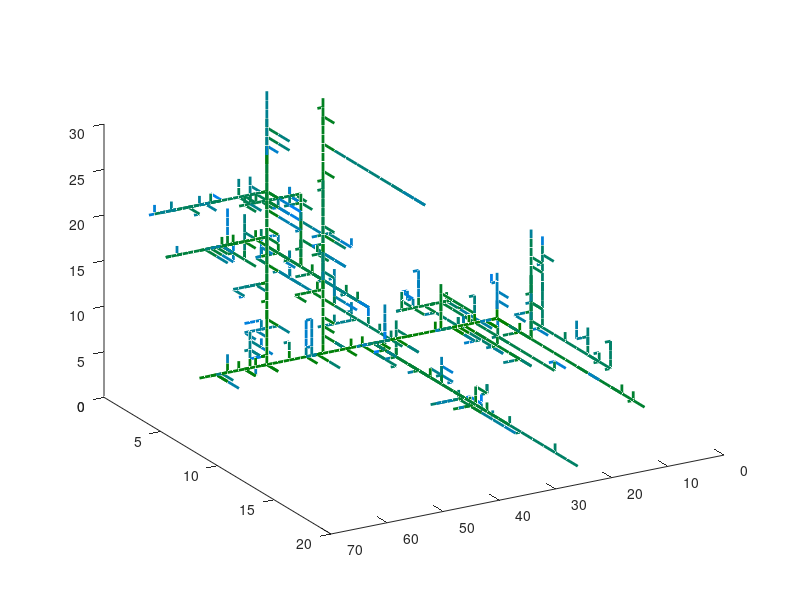

MATLAB code to generate this figure:
%Auteur : Jean Peyen
%Date   : 08/03/2017

%representation en 3D et avec des couleurs variant selon "l'age" des branches
%d'un arbre brownien approche un l'algorithme de David Aldous (The Continuum Random Tree)

%%%%nombre de points%%%
n       = 1000;
%%%%%%%%%%%%%%%%%%%%%%%

v = zeros(3,n);
M = zeros(n,n);

%construction de l'arbre sous forme de matrice d'adjacence
for i=2:n
  r(i-1)=unidrnd(n);
  m=min(i-1,r(i-1));
  M(i,m)=1;
  M(m,i)=1;
endfor

%constructon de la representation 3D associee
J(1)=1;
for i = 2:n
  if (r(i-1)<i-1)
    J(i)= J(i-1)+1;
  else
    J(i)= J(i-1);
  endif
endfor


for i = 2:n
  v(1,i)=v(1,min(r(i-1),i-1));
  v(2,i)=v(2,min(r(i-1),i-1));
  v(3,i)=v(3,min(r(i-1),i-1));
  if (mod(J(i),3)==1)
    v(1,i)=v(1,i)+1;
  else
    if (mod(J(i),3)==2)
    v(2,i)=v(2,i)+1;
    else
      v(3,i)=v(3,i)+1;
    endif
  endif
endfor

%affichage
view(-60,-30)
for i = 1:n
   hold on;
   pause(0.01)
  for j = i+1:n
    if(M(i,j)==1)
      plot3([v(1,i) v(1,j)],[v(2,i) v(2,j)],[v(3,i) v(3,j)],'linewidth',2,'Color',[0,0.5,i/n]);
    hold on;
    endif
  endfor
endfor
